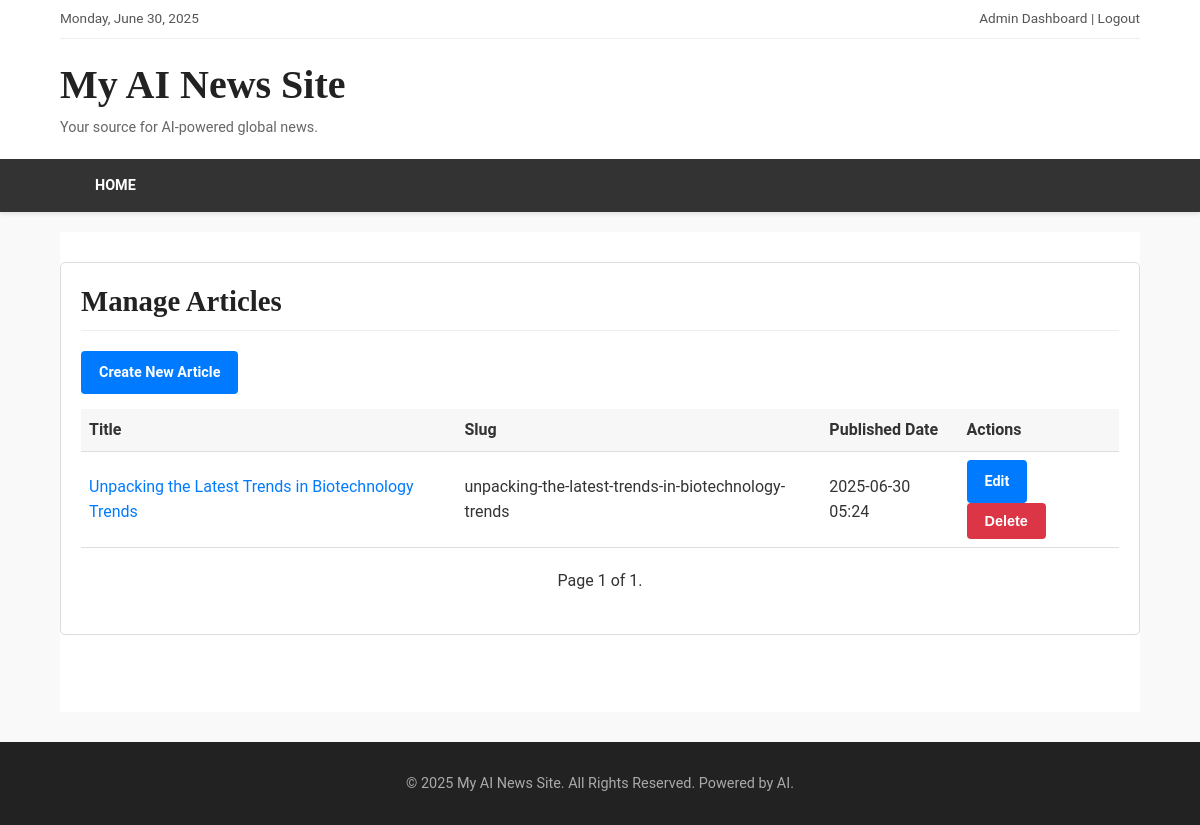
The app's page /admin/articles (signed in) with its own data.
### app.py (models this page shows, shortened)
class SiteSetting(db.Model):
    id = db.Column(db.Integer, primary_key=True)
    key = db.Column(db.String(100), unique=True, nullable=False)
    value = db.Column(db.Text, nullable=True)

class Article(db.Model):
    id = db.Column(db.Integer, primary_key=True)
    title = db.Column(db.String(200), nullable=False)
    slug = db.Column(db.String(250), unique=True, nullable=False)
    content = db.Column(db.Text, nullable=False)
    pub_date = db.Column(db.DateTime, nullable=False, default=datetime.datetime.utcnow)
    author_id = db.Column(db.Integer, db.ForeignKey('user.id'), nullable=True) # Can be null if AI generated
    author = db.relationship('User', backref=db.backref('articles', lazy=True))
    featured_image = db.Column(db.String(100), nullable=True)
    meta_title = db.Column(db.String(250), nullable=True)
    meta_description = db.Column(db.String(500), nullable=True)
    meta_keywords = db.Column(db.String(250), nullable=True)

### app.py (the view)
@app.route('/admin/articles')
@login_required
def admin_manage_articles():
    page = request.args.get('page', 1, type=int)
    per_page = 20
    articles_pagination = Article.query.order_by(Article.pub_date.desc()).paginate(page=page, per_page=per_page, error_out=False)
    return render_template('admin/manage_articles.html', articles=articles_pagination.items, pagination=articles_pagination, title="Manage Articles")

### app.py (called while the page is built)
@login_manager.user_loader
def load_user(user_id):
    return User.query.get(int(user_id))

def get_site_config():
    if 'site_config' not in g:
        settings = SiteSetting.query.all()
        g.site_config = {setting.key: setting.value for setting in settings}
    return g.site_config

@app.context_processor
def inject_global_vars():
    return {
        'config': get_site_config(),
        'now': datetime.datetime.utcnow(), # Already provides current datetime
        'current_date_formatted': datetime.datetime.utcnow().strftime("%A, %B %d, %Y")
    }

### templates/admin/manage_articles.html (shortened to what this page needs)
{% extends "layout.html" %}
{% block content %}
<div class="admin-section">
    <h2>Manage Articles</h2>
    <p><a href="{{ url_for('admin_create_article') }}" class="btn">Create New Article</a></p>
    {% if articles %}
    <table style="width:100%; border-collapse: collapse;">
        <thead>
            <tr>
                <th style="text-align:left; border-bottom: 1px solid #ddd; padding: 8px;">Title</th>
                <th style="text-align:left; border-bottom: 1px solid #ddd; padding: 8px;">Slug</th>
                <th style="text-align:left; border-bottom: 1px solid #ddd; padding: 8px;">Published Date</th>
                <th style="text-align:left; border-bottom: 1px solid #ddd; padding: 8px;">Actions</th>
            </tr>
        </thead>
        <tbody>
            {% for article in articles %}
            <tr>
                <td style="border-bottom: 1px solid #ddd; padding: 8px;"><a href="{{ url_for('view_article', article_slug=article.slug) }}" target="_blank">{{ article.title }}</a></td>
                <td style="border-bottom: 1px solid #ddd; padding: 8px;">{{ article.slug }}</td>
                <td style="border-bottom: 1px solid #ddd; padding: 8px;">{{ article.pub_date.strftime('%Y-%m-%d %H:%M') if article.pub_date else 'N/A' }}</td>
                <td style="border-bottom: 1px solid #ddd; padding: 8px;">
                    <a href="{{ url_for('admin_edit_article', article_id=article.id) }}" class="btn" style="margin-right: 5px;">Edit</a>
                    <form action="{{ url_for('admin_delete_article', article_id=article.id) }}" method="POST" style="display:inline;" onsubmit="return confirm('Are you sure you want to delete this article?');">
                        <input type="submit" value="Delete" class="btn btn-danger">
                    </form>
                </td>
            </tr>
            {% endfor %}
        </tbody>
    </table>
    <div class="pagination" style="margin-top:20px;">
        Page {{ pagination.page }} of {{ pagination.pages }}.
    </div>
    {% else %}
    <p>No articles found. <a href="{{ url_for('admin_create_article') }}">Create one now!</a></p>
    {% endif %}
</div>
{% endblock %}

### templates/layout.html (shortened to what this page needs)
<!DOCTYPE html>
<html lang="en">
<head>
    <link rel="stylesheet" href="{{ url_for('static', filename='style.css') }}">
</head>
<body>
    <header class="site-header">
        <div class="container header-top-bar">
            <div class="current-date">{{ current_date_formatted }}</div>
            <div class="header-top-links">
                {% if current_user and current_user.is_authenticated %}
                     <a href="{{ url_for('admin_dashboard') }}">Admin Dashboard</a> | <a href="{{ url_for('logout') }}">Logout</a>
                {% else %}
                    <a href="{{ url_for('login') }}">Admin Login</a>
                {% endif %}
            </div>
        </div>
        <div class="container header-main">
            <div class="site-branding">
                <h1><a href="{{ url_for('index') }}">{{ config.get('SITE_NAME', 'AI News Site') }}</a></h1>
                <p class="site-description">Your source for AI-powered global news.</p>
            </div>
        </div>
        <nav class="main-navigation">
            <div class="container">
                <ul>
                    <li><a href="{{ url_for('index') }}">Home</a></li>
                </ul>
            </div>
        </nav>
    </header>
    <div class="container main-content-area">
        {% block content %}{% endblock %}
    </div>
    <footer class="site-footer">
        <div class="container">
            <p>&copy; {{ now.year }} {{ config.get('SITE_NAME', 'AI News Site') }}. All Rights Reserved. Powered by AI.</p>
        </div>
    </footer>
</body>
</html>

### static/style.css (style rules this page uses)
* { box-sizing: border-box; margin: 0; padding: 0; }
body { font-family: 'Roboto', sans-serif; line-height: 1.6; background: #f9f9f9; color: #333; font-size: 16px; }
.container { width: 90%; max-width: 1200px; margin: auto; padding: 0 15px; }
a { color: #007bff; text-decoration: none; }
h1, h2, h3, h4, h5, h6 { font-family: 'Merriweather', serif; font-weight: 700; color: #222; line-height: 1.3; margin-bottom: 0.75em; }
.site-header { background: #fff; box-shadow: 0 2px 4px rgba(0,0,0,0.1); margin-bottom: 20px; }
.header-top-bar { display: flex; justify-content: space-between; align-items: center; padding: 8px 0; font-size: 0.85em; color: #555; border-bottom: 1px solid #eee; }
.header-top-bar a { color: #555; text-decoration: none; }
.header-main { display: flex; justify-content: space-between; align-items: center; padding: 20px 0; }
.site-branding h1 { margin: 0; font-size: 2.5em; }
.site-branding h1 a { color: #222; text-decoration: none; }
.site-description { font-size: 0.9em; color: #666; margin-top: 5px; }
.main-navigation { background: #333; color: #fff; }
.main-navigation ul { list-style: none; padding: 0; margin: 0; display: flex; }
.main-navigation ul li { position: relative; }
.main-navigation ul li a { display: block; padding: 15px 20px; color: #fff; text-decoration: none; font-weight: 700; text-transform: uppercase; font-size: 0.9em; }
.main-content-area { padding: 20px 0; background: #fff; min-height: 60vh; }
footer.site-footer { background: #222; color: #aaa; padding: 30px 0; text-align: center; font-size: 0.9em; margin-top: 30px; }
footer.site-footer p { margin: 0; }
.btn { display: inline-block; background: #007bff; color: #fff !important; padding: 10px 18px; border: none; border-radius: 4px; cursor: pointer; text-decoration: none; font-weight: bold; font-size: 0.9em; transition: background-color 0.2s ease-in-out; }
.btn-danger { background: #dc3545; }
.admin-section { background: #fff; padding: 20px; margin-top: 10px; border: 1px solid #ddd; border-radius: 5px; }
.admin-section h2 { margin-top: 0; padding-bottom: 10px; border-bottom: 1px solid #eee; margin-bottom: 20px; font-size: 1.8em; }
.admin-section table { width: 100%; border-collapse: collapse; margin-top: 15px; }
.admin-section th, .admin-section td { text-align: left; padding: 10px; border-bottom: 1px solid #eee; }
.admin-section th { background-color: #f7f7f7; font-weight: bold; }
.pagination { margin: 20px 0; text-align: center; }

### records on screen
SiteSetting: get "My AI News Site"
Article: title "Unpacking the Latest Trends in Biotechnology Trends", slug "unpacking-the-latest-trends-in-biotechnology-trends", pub_date "2025-06-30 05:24"

### other values on screen
{{ pagination.page }} "1"
{{ pagination.pages }} "1"
